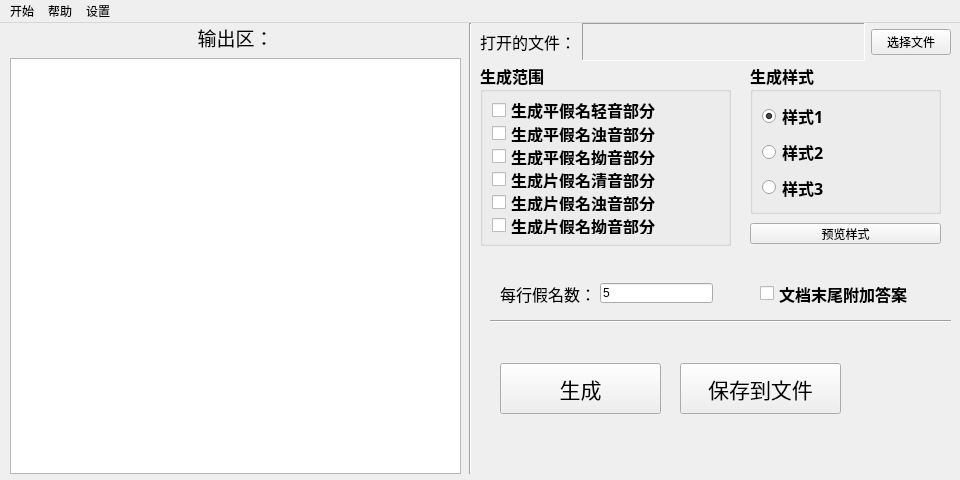
<?xml version="1.0" encoding="UTF-8"?>
<ui version="4.0">
 <class>TestCreate</class>
 <widget class="QMainWindow" name="TestCreate">
  <property name="geometry">
   <rect>
    <x>0</x>
    <y>0</y>
    <width>960</width>
    <height>480</height>
   </rect>
  </property>
  <property name="sizePolicy">
   <sizepolicy hsizetype="Fixed" vsizetype="Fixed">
    <horstretch>0</horstretch>
    <verstretch>0</verstretch>
   </sizepolicy>
  </property>
  <property name="minimumSize">
   <size>
    <width>960</width>
    <height>480</height>
   </size>
  </property>
  <property name="maximumSize">
   <size>
    <width>960</width>
    <height>480</height>
   </size>
  </property>
  <property name="windowTitle">
   <string>生成问卷</string>
  </property>
  <property name="windowIcon">
   <iconset resource="resources.qrc">
    <normaloff>:/res/testIcon.png</normaloff>:/res/testIcon.png</iconset>
  </property>
  <widget class="QWidget" name="centralwidget">
   <widget class="QWidget" name="widget" native="true">
    <property name="geometry">
     <rect>
      <x>10</x>
      <y>0</y>
      <width>451</width>
      <height>451</height>
     </rect>
    </property>
    <layout class="QVBoxLayout" name="verticalLayout">
     <item>
      <widget class="QLabel" name="text_outPut">
       <property name="font">
        <font>
         <family>等线</family>
         <pointsize>14</pointsize>
        </font>
       </property>
       <property name="text">
        <string>输出区：</string>
       </property>
       <property name="alignment">
        <set>Qt::AlignCenter</set>
       </property>
      </widget>
     </item>
     <item>
      <widget class="QTextEdit" name="outPutArea">
       <property name="frameShadow">
        <enum>QFrame::Sunken</enum>
       </property>
       <property name="lineWrapMode">
        <enum>QTextEdit::NoWrap</enum>
       </property>
      </widget>
     </item>
    </layout>
   </widget>
   <widget class="QGroupBox" name="chooseScope">
    <property name="geometry">
     <rect>
      <x>480</x>
      <y>40</y>
      <width>251</width>
      <height>183</height>
     </rect>
    </property>
    <property name="font">
     <font>
      <family>等线</family>
      <pointsize>12</pointsize>
      <weight>75</weight>
      <bold>true</bold>
     </font>
    </property>
    <property name="title">
     <string>生成范围</string>
    </property>
    <layout class="QVBoxLayout" name="verticalLayout_2">
     <item>
      <widget class="QCheckBox" name="A1">
       <property name="text">
        <string>生成平假名轻音部分</string>
       </property>
      </widget>
     </item>
     <item>
      <widget class="QCheckBox" name="A2">
       <property name="text">
        <string>生成平假名浊音部分</string>
       </property>
      </widget>
     </item>
     <item>
      <widget class="QCheckBox" name="A3">
       <property name="text">
        <string>生成平假名拗音部分</string>
       </property>
      </widget>
     </item>
     <item>
      <widget class="QCheckBox" name="B1">
       <property name="text">
        <string>生成片假名清音部分</string>
       </property>
      </widget>
     </item>
     <item>
      <widget class="QCheckBox" name="B2">
       <property name="text">
        <string>生成片假名浊音部分</string>
       </property>
      </widget>
     </item>
     <item>
      <widget class="QCheckBox" name="B3">
       <property name="text">
        <string>生成片假名拗音部分</string>
       </property>
      </widget>
     </item>
    </layout>
   </widget>
   <widget class="Line" name="line">
    <property name="geometry">
     <rect>
      <x>460</x>
      <y>0</y>
      <width>20</width>
      <height>451</height>
     </rect>
    </property>
    <property name="orientation">
     <enum>Qt::Vertical</enum>
    </property>
   </widget>
   <widget class="QWidget" name="fileOperation" native="true">
    <property name="geometry">
     <rect>
      <x>480</x>
      <y>0</y>
      <width>471</width>
      <height>38</height>
     </rect>
    </property>
    <layout class="QHBoxLayout" name="horizontalLayout">
     <item>
      <widget class="QLabel" name="text_openedFile">
       <property name="sizePolicy">
        <sizepolicy hsizetype="Fixed" vsizetype="Fixed">
         <horstretch>0</horstretch>
         <verstretch>0</verstretch>
        </sizepolicy>
       </property>
       <property name="font">
        <font>
         <family>等线</family>
         <pointsize>12</pointsize>
        </font>
       </property>
       <property name="text">
        <string>打开的文件：</string>
       </property>
      </widget>
     </item>
     <item>
      <widget class="QLabel" name="openedFileOutput">
       <property name="font">
        <font>
         <family>等线</family>
         <pointsize>7</pointsize>
        </font>
       </property>
       <property name="frameShape">
        <enum>QFrame::Panel</enum>
       </property>
       <property name="frameShadow">
        <enum>QFrame::Sunken</enum>
       </property>
       <property name="text">
        <string/>
       </property>
      </widget>
     </item>
     <item>
      <widget class="QPushButton" name="chooseFile">
       <property name="sizePolicy">
        <sizepolicy hsizetype="Fixed" vsizetype="Fixed">
         <horstretch>0</horstretch>
         <verstretch>0</verstretch>
        </sizepolicy>
       </property>
       <property name="text">
        <string>选择文件</string>
       </property>
       <property name="icon">
        <iconset resource="resources.qrc">
         <normaloff>:/res/OpenFile.png</normaloff>:/res/OpenFile.png</iconset>
       </property>
      </widget>
     </item>
    </layout>
   </widget>
   <widget class="QWidget" name="KanaNumberPerLine" native="true">
    <property name="geometry">
     <rect>
      <x>500</x>
      <y>250</y>
      <width>231</width>
      <height>41</height>
     </rect>
    </property>
    <widget class="QLabel" name="text_KanaNumberPerLine">
     <property name="geometry">
      <rect>
       <x>0</x>
       <y>0</y>
       <width>101</width>
       <height>41</height>
      </rect>
     </property>
     <property name="font">
      <font>
       <family>等线</family>
       <pointsize>12</pointsize>
      </font>
     </property>
     <property name="text">
      <string>每行假名数：</string>
     </property>
    </widget>
    <widget class="QLineEdit" name="KanaNumberPerLineInput">
     <property name="geometry">
      <rect>
       <x>100</x>
       <y>10</y>
       <width>113</width>
       <height>20</height>
      </rect>
     </property>
     <property name="text">
      <string>5</string>
     </property>
    </widget>
   </widget>
   <widget class="QCheckBox" name="switch_addKeys">
    <property name="geometry">
     <rect>
      <x>760</x>
      <y>250</y>
      <width>151</width>
      <height>41</height>
     </rect>
    </property>
    <property name="font">
     <font>
      <family>等线</family>
      <pointsize>12</pointsize>
      <weight>75</weight>
      <bold>true</bold>
     </font>
    </property>
    <property name="text">
     <string>文档末尾附加答案</string>
    </property>
   </widget>
   <widget class="QGroupBox" name="chooseStyle">
    <property name="geometry">
     <rect>
      <x>750</x>
      <y>40</y>
      <width>191</width>
      <height>151</height>
     </rect>
    </property>
    <property name="font">
     <font>
      <family>等线</family>
      <pointsize>12</pointsize>
      <weight>75</weight>
      <bold>true</bold>
     </font>
    </property>
    <property name="title">
     <string>生成样式</string>
    </property>
    <layout class="QVBoxLayout" name="verticalLayout_3">
     <item>
      <widget class="QRadioButton" name="style1">
       <property name="text">
        <string>样式1</string>
       </property>
       <property name="checked">
        <bool>true</bool>
       </property>
      </widget>
     </item>
     <item>
      <widget class="QRadioButton" name="style2">
       <property name="text">
        <string>样式2</string>
       </property>
      </widget>
     </item>
     <item>
      <widget class="QRadioButton" name="style3">
       <property name="text">
        <string>样式3</string>
       </property>
      </widget>
     </item>
    </layout>
   </widget>
   <widget class="QPushButton" name="stylePreview">
    <property name="geometry">
     <rect>
      <x>750</x>
      <y>200</y>
      <width>191</width>
      <height>21</height>
     </rect>
    </property>
    <property name="text">
     <string>预览样式</string>
    </property>
   </widget>
   <widget class="Line" name="line_2">
    <property name="geometry">
     <rect>
      <x>490</x>
      <y>290</y>
      <width>461</width>
      <height>16</height>
     </rect>
    </property>
    <property name="orientation">
     <enum>Qt::Horizontal</enum>
    </property>
   </widget>
   <widget class="QPushButton" name="saveToFile">
    <property name="geometry">
     <rect>
      <x>680</x>
      <y>340</y>
      <width>161</width>
      <height>51</height>
     </rect>
    </property>
    <property name="font">
     <font>
      <family>方正粗黑宋简体</family>
      <pointsize>16</pointsize>
     </font>
    </property>
    <property name="text">
     <string>保存到文件</string>
    </property>
    <property name="icon">
     <iconset resource="resources.qrc">
      <normaloff>:/res/saveToFile.png</normaloff>:/res/saveToFile.png</iconset>
    </property>
    <property name="iconSize">
     <size>
      <width>32</width>
      <height>32</height>
     </size>
    </property>
   </widget>
   <widget class="QPushButton" name="create">
    <property name="geometry">
     <rect>
      <x>500</x>
      <y>340</y>
      <width>161</width>
      <height>51</height>
     </rect>
    </property>
    <property name="font">
     <font>
      <family>方正粗黑宋简体</family>
      <pointsize>16</pointsize>
     </font>
    </property>
    <property name="text">
     <string>生成</string>
    </property>
    <property name="icon">
     <iconset resource="resources.qrc">
      <normaloff>:/res/Create.png</normaloff>:/res/Create.png</iconset>
    </property>
    <property name="iconSize">
     <size>
      <width>32</width>
      <height>32</height>
     </size>
    </property>
   </widget>
   <widget class="QLabel" name="showBg">
    <property name="geometry">
     <rect>
      <x>0</x>
      <y>0</y>
      <width>960</width>
      <height>480</height>
     </rect>
    </property>
    <property name="text">
     <string/>
    </property>
   </widget>
   <zorder>showBg</zorder>
   <zorder>widget</zorder>
   <zorder>chooseScope</zorder>
   <zorder>line</zorder>
   <zorder>fileOperation</zorder>
   <zorder>KanaNumberPerLine</zorder>
   <zorder>switch_addKeys</zorder>
   <zorder>chooseStyle</zorder>
   <zorder>stylePreview</zorder>
   <zorder>line_2</zorder>
   <zorder>saveToFile</zorder>
   <zorder>create</zorder>
  </widget>
  <widget class="QMenuBar" name="menubar">
   <property name="geometry">
    <rect>
     <x>0</x>
     <y>0</y>
     <width>960</width>
     <height>21</height>
    </rect>
   </property>
   <widget class="QMenu" name="menu">
    <property name="title">
     <string>开始</string>
    </property>
    <addaction name="actionExit"/>
   </widget>
   <widget class="QMenu" name="menu_2">
    <property name="title">
     <string>帮助</string>
    </property>
    <addaction name="actionHelp"/>
   </widget>
   <widget class="QMenu" name="menu_3">
    <property name="title">
     <string>设置</string>
    </property>
    <addaction name="actionSetting"/>
   </widget>
   <addaction name="menu"/>
   <addaction name="menu_2"/>
   <addaction name="menu_3"/>
  </widget>
  <action name="actionExit">
   <property name="icon">
    <iconset resource="resources.qrc">
     <normaloff>:/res/Exit.png</normaloff>:/res/Exit.png</iconset>
   </property>
   <property name="text">
    <string>退出</string>
   </property>
  </action>
  <action name="actionHelp">
   <property name="icon">
    <iconset resource="resources.qrc">
     <normaloff>:/res/helpIcon.png</normaloff>:/res/helpIcon.png</iconset>
   </property>
   <property name="text">
    <string>查看帮助</string>
   </property>
  </action>
  <action name="actionSetting">
   <property name="icon">
    <iconset resource="resources.qrc">
     <normaloff>:/res/settingIcon.png</normaloff>:/res/settingIcon.png</iconset>
   </property>
   <property name="text">
    <string>设置背景音乐和背景</string>
   </property>
  </action>
 </widget>
 <resources>
  <include location="resources.qrc"/>
 </resources>
 <connections/>
</ui>
